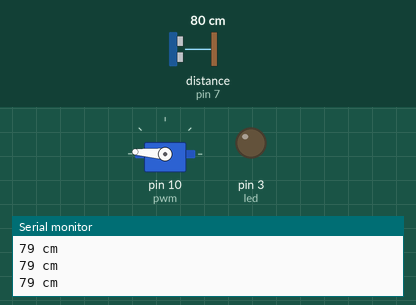
This sketch was run on a simulated Arduino Uno, built with avr-gcc and run on an emulated ATmega328P. Shown: servo, output pins drawn as LEDs (lit = HIGH), the last lines printed to the serial monitor. Wiring (inferred from the names in the program): ultrasonic range finder: trigger pin 8; echo pin 7. Dashed ring = blinking. Inputs (shaded band) come from the test bench; at power-on: distance to the obstacle (sensor on pin 7) 80 cm. The echo pulse lasts 58.3 µs per cm; pins used as bus, display or sensor lines are not drawn.

Above: at 1.8 s.
1.9 s: distance to the obstacle (sensor on pin 7) set to 33 cm
5.0 s: distance to the obstacle (sensor on pin 7) set to 27 cm
At 5.15 s:
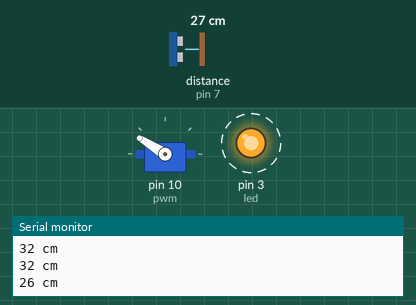
11.2 s: distance to the obstacle (sensor on pin 7) set to 250 cm
At 11.65 s:
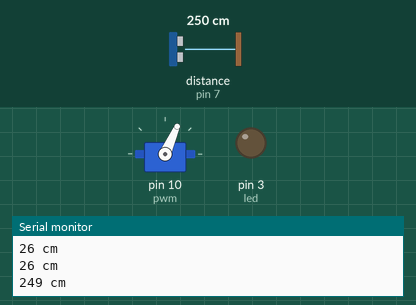
14.3 s: distance to the obstacle (sensor on pin 7) set to 2 cm
At 14.65 s:
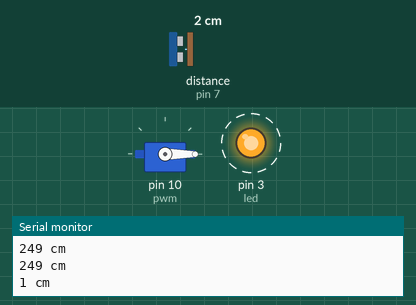
Timing chart, 0 to 25.3 s (numbered marks = the images above; inputs shaded):
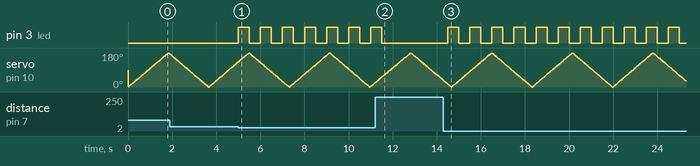

The sketch:

radar.ino
```cpp
#include <Servo.h>
int trigger = 8;
int echo = 7;
unsigned long previous = 0;
unsigned long current;
long durationx, distance;
int led = 3;
unsigned long previousvoforward = 0;
unsigned long ledprev = 0;
int servopos;
int servoincrement = 1;
int ledstate = LOW;
int pwm = 10;
Servo s;

void setup() {
  s.attach(pwm);
  pinMode(led,OUTPUT);
  pinMode(trigger, OUTPUT);
  pinMode(echo, INPUT);
  Serial.begin(9600);
}

void readUltrasonicSensor() {
  if (current - previous >= 500) {
  previous = current;
  digitalWrite(trigger, LOW);
  delayMicroseconds(2);
  digitalWrite(trigger, HIGH);
  delayMicroseconds(10);
  digitalWrite(trigger, LOW);

  durationx = pulseIn(echo, HIGH);
  distance = (durationx * 0.0343) / 2;
  Serial.print(distance);
  Serial.println(" cm");
  if (distance < 30){
    ledc();
  }
  else{
    ledstate = LOW;
    digitalWrite(led,ledstate);
  }
  }
}
void ledc(){
  if (current - ledprev >= 100){
    ledprev = current;
  if (ledstate == LOW){
    ledstate = HIGH;
  }
  else{
    ledstate = LOW;
  }
 digitalWrite(led,ledstate);

  }
}
void servof(){
  if(current - previousvoforward >= 10){
    previousvoforward = current;
    servopos += servoincrement;

    if ((servopos > 180)||(servopos < 0)){
    servoincrement = -servoincrement;
    }
    s.write(servopos);
  }
}

void loop() {
  current = millis();
  servof();
  readUltrasonicSensor();
}
```

Measured:
- the behaviour switches between 31 and 30 cm on distance to the obstacle (sensor on pin 7) (found by bisection; images 0 and 1)
- after the input at 5.0 s, pin 3 (led): alternates HIGH for 0.50 s and LOW for 0.50 s, starting at once
- after the input at 11.2 s, pin 3 (led): goes on until 11.5 s, then stays LOW
- after the input at 14.3 s, pin 3 (led): alternates HIGH for 0.50 s and LOW for 0.50 s, starting after 0.20 s
